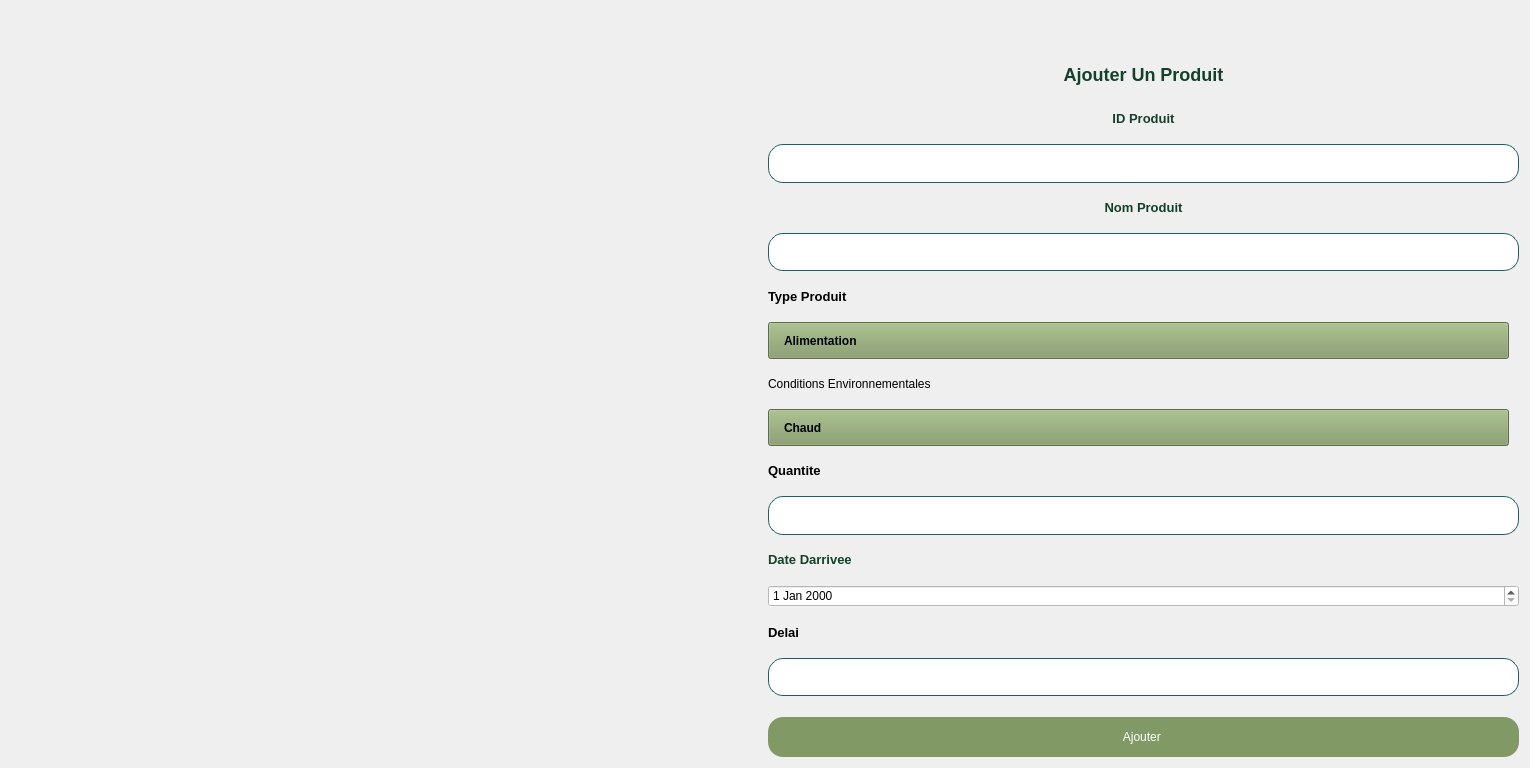
         <widget class="QWidget" name="scrollAreaWidgetContents_24">
          <property name="geometry">
           <rect>
            <x>0</x>
            <y>-337</y>
            <width>1530</width>
            <height>768</height>
           </rect>
          </property>
          <property name="sizePolicy">
           <sizepolicy hsizetype="Expanding" vsizetype="Expanding">
            <horstretch>0</horstretch>
            <verstretch>0</verstretch>
           </sizepolicy>
          </property>
          <layout class="QGridLayout" name="gridLayout_19">
           <item row="17" column="1">
            <widget class="QLabel" name="label_126">
             <property name="styleSheet">
              <string notr="true">font-weight:600;</string>
             </property>
             <property name="text">
              <string>&lt;html&gt;&lt;head/&gt;&lt;body&gt;&lt;p&gt;&lt;span style=&quot; font-size:10pt;&quot;&gt;Type Produit&lt;/span&gt;&lt;/p&gt;&lt;/body&gt;&lt;/html&gt;</string>
             </property>
            </widget>
           </item>
           <item row="32" column="1">
            <widget class="QPushButton" name="pushButton_44">
             <property name="styleSheet">
              <string notr="true">border-radius:15px;
margin-top:15px;
height:40px;
background-color:rgb(129,153,101);
color: white;</string>
             </property>
             <property name="text">
              <string>Ajouter </string>
             </property>
            </widget>
           </item>
           <item row="15" column="1">
            <widget class="QLabel" name="label_127">
             <property name="styleSheet">
              <string notr="true">color:rgb(19, 63, 43);
font-weight:600;</string>
             </property>
             <property name="text">
              <string>&lt;html&gt;&lt;head/&gt;&lt;body&gt;&lt;p align=&quot;center&quot;&gt;&lt;span style=&quot; font-size:10pt;&quot;&gt;Nom Produit&lt;/span&gt;&lt;/p&gt;&lt;/body&gt;&lt;/html&gt;</string>
             </property>
            </widget>
           </item>
           <item row="18" column="1">
            <widget class="QComboBox" name="comboBox_49">
             <property name="styleSheet">
              <string notr="true">QComboBox
{
margin-right:10px;
appearance:none;
padding-left:15px;
font-weight:600;
background-color:rgb(129,153,101);
height:35px;
}

QComboBox::drop-down {
   border-style:none;
	color:white;
}




</string>
             </property>
             <item>
              <property name="text">
               <string>Alimentation</string>
              </property>
             </item>
             <item>
              <property name="text">
               <string>Fourniture</string>
              </property>
             </item>
             <item>
              <property name="text">
               <string>Equipement</string>
              </property>
             </item>
             <item>
              <property name="text">
               <string>Décoration</string>
              </property>
             </item>
            </widget>
           </item>
           <item row="14" column="1">
            <widget class="QLineEdit" name="lineEdit_73">
             <property name="sizePolicy">
              <sizepolicy hsizetype="Preferred" vsizetype="Preferred">
               <horstretch>0</horstretch>
               <verstretch>0</verstretch>
              </sizepolicy>
             </property>
             <property name="styleSheet">
              <string notr="true">border:solid;
border-color:rgb(28,96,101);
border-width:1px;
background-color:rgb(255,255,255);

border-radius:15px;
height:35px;</string>
             </property>
            </widget>
           </item>
           <item row="7" column="1">
            <widget class="QLabel" name="label_124">
             <property name="styleSheet">
              <string notr="true">color:rgb(19,65,43);
font-weight:600;

</string>
             </property>
             <property name="text">
              <string>&lt;html&gt;&lt;head/&gt;&lt;body&gt;&lt;p align=&quot;center&quot;&gt;&lt;span style=&quot; font-size:10pt;&quot;&gt;ID Produit&lt;/span&gt;&lt;/p&gt;&lt;/body&gt;&lt;/html&gt;</string>
             </property>
            </widget>
           </item>
           <item row="21" column="1">
            <widget class="QLabel" name="label_123">
             <property name="styleSheet">
              <string notr="true">font-weight:600;</string>
             </property>
             <property name="text">
              <string>&lt;html&gt;&lt;head/&gt;&lt;body&gt;&lt;p&gt;&lt;span style=&quot; font-size:10pt;&quot;&gt;Quantite&lt;/span&gt;&lt;/p&gt;&lt;/body&gt;&lt;/html&gt;</string>
             </property>
            </widget>
           </item>
           <item row="28" column="1">
            <widget class="QLabel" name="label_125">
             <property name="styleSheet">
              <string notr="true">color:rgb(19,65,43);
font-weight:600;</string>
             </property>
             <property name="text">
              <string>&lt;html&gt;&lt;head/&gt;&lt;body&gt;&lt;p&gt;&lt;span style=&quot; font-size:10pt;&quot;&gt;Date Darrivee&lt;/span&gt;&lt;/p&gt;&lt;/body&gt;&lt;/html&gt;</string>
             </property>
            </widget>
           </item>
           <item row="20" column="1">
            <widget class="QComboBox" name="comboBox_48">
             <property name="styleSheet">
              <string notr="true">QComboBox
{
margin-right:10px;
appearance:none;
padding-left:15px;
font-weight:600;
background-color:rgb(129,153,101);
height:35px;
}

QComboBox::drop-down {
   border-style:none;
	color:white;
}




</string>
             </property>
             <item>
              <property name="text">
               <string>Chaud</string>
              </property>
             </item>
             <item>
              <property name="text">
               <string>Froid</string>
              </property>
             </item>
             <item>
              <property name="text">
               <string>Moyen</string>
              </property>
             </item>
             <item>
              <property name="text">
               <string/>
              </property>
             </item>
            </widget>
           </item>
           <item row="16" column="1">
            <widget class="QLineEdit" name="lineEdit_74">
             <property name="sizePolicy">
              <sizepolicy hsizetype="Preferred" vsizetype="Preferred">
               <horstretch>0</horstretch>
               <verstretch>0</verstretch>
              </sizepolicy>
             </property>
             <property name="styleSheet">
              <string notr="true">border:solid;
border-color:rgb(28,96,101);
border-width:1px;
background-color:rgb(255,255,255);

border-radius:15px;
height:35px;</string>
             </property>
            </widget>
           </item>
           <item row="29" column="1">
            <widget class="QDateEdit" name="dateEdit_5">
             <property name="styleSheet">
              <string notr="true">background-color:rgb(255, 255, 255)</string>
             </property>
            </widget>
           </item>
           <item row="22" column="1">
            <widget class="QLineEdit" name="lineEdit_78">
             <property name="sizePolicy">
              <sizepolicy hsizetype="Preferred" vsizetype="Preferred">
               <horstretch>0</horstretch>
               <verstretch>0</verstretch>
              </sizepolicy>
             </property>
             <property name="styleSheet">
              <string notr="true">border:solid;
border-color:rgb(28,96,101);
border-width:1px;
background-color:rgb(255,255,255);
border-radius:15px;</string>
             </property>
            </widget>
           </item>
           <item row="30" column="1">
            <widget class="QLabel" name="label_128">
             <property name="styleSheet">
              <string notr="true">font-weight:600;</string>
             </property>
             <property name="text">
              <string>&lt;html&gt;&lt;head/&gt;&lt;body&gt;&lt;p&gt;&lt;span style=&quot; font-size:10pt;&quot;&gt;Delai&lt;/span&gt;&lt;/p&gt;&lt;/body&gt;&lt;/html&gt;</string>
             </property>
            </widget>
           </item>
           <item row="6" column="1">
            <widget class="QLabel" name="label_129">
             <property name="styleSheet">
              <string notr="true">text-align:center;
color:rgb(19,65,43);
font-size:18px;</string>
             </property>
             <property name="text">
              <string>&lt;html&gt;&lt;head/&gt;&lt;body&gt;&lt;p align=&quot;center&quot;&gt;&lt;span style=&quot; font-weight:700;&quot;&gt;Ajouter Un Produit&lt;/span&gt;&lt;/p&gt;&lt;/body&gt;&lt;/html&gt;</string>
             </property>
            </widget>
           </item>
           <item row="5" column="0" colspan="2">
            <widget class="QWidget" name="widget_25" native="true"/>
           </item>
           <item row="31" column="1">
            <widget class="QLineEdit" name="lineEdit_80">
             <property name="sizePolicy">
              <sizepolicy hsizetype="Preferred" vsizetype="Preferred">
               <horstretch>0</horstretch>
               <verstretch>0</verstretch>
              </sizepolicy>
             </property>
             <property name="styleSheet">
              <string notr="true">border:solid;
border-color:rgb(28,96,101);
border-width:1px;
background-color:rgb(255,255,255);

border-radius:15px;
height:35px;</string>
             </property>
            </widget>
           </item>
           <item row="19" column="1">
            <widget class="QLabel" name="label_130">
             <property name="styleSheet">
              <string notr="true">font: 700 9pt &quot;Segoe UI&quot;;</string>
             </property>
             <property name="text">
              <string>Conditions Environnementales</string>
             </property>
            </widget>
           </item>
          </layout>
         </widget>
